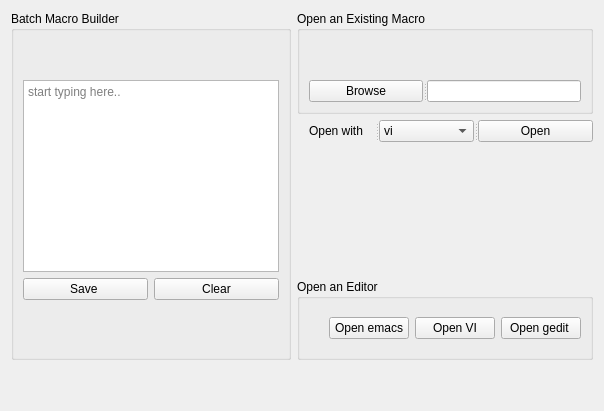
      <widget class="QWidget" name="macros_tab">
       <attribute name="title">
        <string>Custom Macros</string>
       </attribute>
       <layout class="QGridLayout" name="gridLayout_12">
        <item row="0" column="0" rowspan="4">
         <widget class="QGroupBox" name="groupBox_5">
          <property name="title">
           <string>Batch Macro Builder</string>
          </property>
          <layout class="QGridLayout" name="gridLayout_5">
           <item row="2" column="0">
            <layout class="QGridLayout" name="gridLayout_3">
             <item row="0" column="0">
              <widget class="QPushButton" name="pb_save_cmd">
               <property name="text">
                <string>Save </string>
               </property>
              </widget>
             </item>
             <item row="0" column="1">
              <widget class="QPushButton" name="pb_clear_cmd">
               <property name="text">
                <string>Clear</string>
               </property>
              </widget>
             </item>
            </layout>
           </item>
           <item row="0" column="0">
            <spacer name="verticalSpacer_22">
             <property name="orientation">
              <enum>Qt::Vertical</enum>
             </property>
             <property name="sizeType">
              <enum>QSizePolicy::Fixed</enum>
             </property>
             <property name="sizeHint" stdset="0">
              <size>
               <width>20</width>
               <height>40</height>
              </size>
             </property>
            </spacer>
           </item>
           <item row="1" column="0">
            <widget class="QPlainTextEdit" name="pte_run_cmd">
             <property name="sizePolicy">
              <sizepolicy hsizetype="Expanding" vsizetype="Preferred">
               <horstretch>0</horstretch>
               <verstretch>0</verstretch>
              </sizepolicy>
             </property>
             <property name="placeholderText">
              <string>start typing here..</string>
             </property>
            </widget>
           </item>
           <item row="3" column="0">
            <spacer name="verticalSpacer_26">
             <property name="orientation">
              <enum>Qt::Vertical</enum>
             </property>
             <property name="sizeHint" stdset="0">
              <size>
               <width>20</width>
               <height>40</height>
              </size>
             </property>
            </spacer>
           </item>
          </layout>
         </widget>
        </item>
        <item row="2" column="1">
         <spacer name="verticalSpacer">
          <property name="orientation">
           <enum>Qt::Vertical</enum>
          </property>
          <property name="sizeHint" stdset="0">
           <size>
            <width>20</width>
            <height>131</height>
           </size>
          </property>
         </spacer>
        </item>
        <item row="4" column="1">
         <spacer name="verticalSpacer_2">
          <property name="orientation">
           <enum>Qt::Vertical</enum>
          </property>
          <property name="sizeType">
           <enum>QSizePolicy::Fixed</enum>
          </property>
          <property name="sizeHint" stdset="0">
           <size>
            <width>20</width>
            <height>40</height>
           </size>
          </property>
         </spacer>
        </item>
        <item row="3" column="1">
         <widget class="QGroupBox" name="groupBox_4">
          <property name="title">
           <string>Open an Editor</string>
          </property>
          <layout class="QHBoxLayout" name="horizontalLayout">
           <item>
            <spacer name="verticalSpacer_25">
             <property name="orientation">
              <enum>Qt::Vertical</enum>
             </property>
             <property name="sizeType">
              <enum>QSizePolicy::Fixed</enum>
             </property>
             <property name="sizeHint" stdset="0">
              <size>
               <width>20</width>
               <height>40</height>
              </size>
             </property>
            </spacer>
           </item>
           <item>
            <widget class="QPushButton" name="pb_new_macro_emacs">
             <property name="text">
              <string>Open emacs</string>
             </property>
            </widget>
           </item>
           <item>
            <widget class="QPushButton" name="pb_new_macro_vi">
             <property name="text">
              <string>Open VI</string>
             </property>
            </widget>
           </item>
           <item>
            <widget class="QPushButton" name="pb_new_macro_gedit">
             <property name="text">
              <string>Open gedit </string>
             </property>
            </widget>
           </item>
          </layout>
         </widget>
        </item>
        <item row="0" column="1">
         <widget class="QGroupBox" name="groupBox_7">
          <property name="title">
           <string>Open an Existing Macro</string>
          </property>
          <layout class="QGridLayout" name="gridLayout_4">
           <item row="1" column="0">
            <widget class="QSplitter" name="splitter_3">
             <property name="orientation">
              <enum>Qt::Horizontal</enum>
             </property>
             <widget class="QPushButton" name="pb_browse_a_macro">
              <property name="sizePolicy">
               <sizepolicy hsizetype="Preferred" vsizetype="Preferred">
                <horstretch>0</horstretch>
                <verstretch>0</verstretch>
               </sizepolicy>
              </property>
              <property name="text">
               <string>Browse</string>
              </property>
             </widget>
             <widget class="QLineEdit" name="le_ex_macro">
              <property name="sizePolicy">
               <sizepolicy hsizetype="Expanding" vsizetype="Preferred">
                <horstretch>0</horstretch>
                <verstretch>0</verstretch>
               </sizepolicy>
              </property>
             </widget>
            </widget>
           </item>
           <item row="0" column="0">
            <spacer name="verticalSpacer_24">
             <property name="orientation">
              <enum>Qt::Vertical</enum>
             </property>
             <property name="sizeType">
              <enum>QSizePolicy::Fixed</enum>
             </property>
             <property name="sizeHint" stdset="0">
              <size>
               <width>20</width>
               <height>40</height>
              </size>
             </property>
            </spacer>
           </item>
          </layout>
         </widget>
        </item>
        <item row="1" column="1">
         <widget class="QSplitter" name="splitter_2">
          <property name="orientation">
           <enum>Qt::Horizontal</enum>
          </property>
          <widget class="QLabel" name="label">
           <property name="text">
            <string>Open with</string>
           </property>
           <property name="alignment">
            <set>Qt::AlignCenter</set>
           </property>
          </widget>
          <widget class="QComboBox" name="cb_ex_macro_with">
           <property name="sizePolicy">
            <sizepolicy hsizetype="Preferred" vsizetype="Preferred">
             <horstretch>0</horstretch>
             <verstretch>0</verstretch>
            </sizepolicy>
           </property>
           <item>
            <property name="text">
             <string>vi</string>
            </property>
           </item>
           <item>
            <property name="text">
             <string>gedit</string>
            </property>
           </item>
           <item>
            <property name="text">
             <string>emacs</string>
            </property>
           </item>
          </widget>
          <widget class="QPushButton" name="pb_ex_macro_open">
           <property name="sizePolicy">
            <sizepolicy hsizetype="Preferred" vsizetype="Preferred">
             <horstretch>0</horstretch>
             <verstretch>0</verstretch>
            </sizepolicy>
           </property>
           <property name="text">
            <string>Open</string>
           </property>
          </widget>
         </widget>
        </item>
       </layout>
      </widget>
